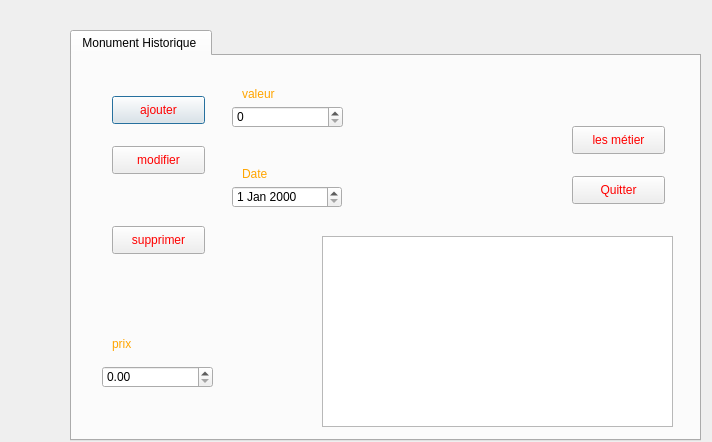
<?xml version="1.0" encoding="UTF-8"?>
<ui version="4.0">
 <class>bouton_monument</class>
 <widget class="QDialog" name="bouton_monument">
  <property name="geometry">
   <rect>
    <x>0</x>
    <y>0</y>
    <width>712</width>
    <height>442</height>
   </rect>
  </property>
  <property name="windowTitle">
   <string>Dialog</string>
  </property>
  <widget class="QTabWidget" name="tabWidget">
   <property name="geometry">
    <rect>
     <x>70</x>
     <y>30</y>
     <width>631</width>
     <height>411</height>
    </rect>
   </property>
   <property name="currentIndex">
    <number>0</number>
   </property>
   <widget class="QWidget" name="tab_2">
    <attribute name="title">
     <string>Monument Historique </string>
    </attribute>
    <widget class="QPushButton" name="ajouter_2">
     <property name="geometry">
      <rect>
       <x>40</x>
       <y>40</y>
       <width>93</width>
       <height>28</height>
      </rect>
     </property>
     <property name="styleSheet">
      <string notr="true">color:red;</string>
     </property>
     <property name="text">
      <string>ajouter</string>
     </property>
    </widget>
    <widget class="QPushButton" name="modifer_2">
     <property name="geometry">
      <rect>
       <x>40</x>
       <y>90</y>
       <width>93</width>
       <height>28</height>
      </rect>
     </property>
     <property name="styleSheet">
      <string notr="true">color:red;</string>
     </property>
     <property name="text">
      <string>modifier</string>
     </property>
    </widget>
    <widget class="QPushButton" name="supprimer_2">
     <property name="geometry">
      <rect>
       <x>40</x>
       <y>170</y>
       <width>93</width>
       <height>28</height>
      </rect>
     </property>
     <property name="styleSheet">
      <string notr="true">color:red;</string>
     </property>
     <property name="text">
      <string>supprimer</string>
     </property>
    </widget>
    <widget class="QPushButton" name="metier">
     <property name="geometry">
      <rect>
       <x>500</x>
       <y>70</y>
       <width>93</width>
       <height>28</height>
      </rect>
     </property>
     <property name="styleSheet">
      <string notr="true">color:red;</string>
     </property>
     <property name="text">
      <string>les métier</string>
     </property>
    </widget>
    <widget class="QPushButton" name="quitter">
     <property name="geometry">
      <rect>
       <x>500</x>
       <y>120</y>
       <width>93</width>
       <height>28</height>
      </rect>
     </property>
     <property name="styleSheet">
      <string notr="true">color:red;</string>
     </property>
     <property name="text">
      <string>Quitter</string>
     </property>
    </widget>
    <widget class="QDateEdit" name="dateEdit">
     <property name="geometry">
      <rect>
       <x>160</x>
       <y>130</y>
       <width>110</width>
       <height>22</height>
      </rect>
     </property>
    </widget>
    <widget class="QDoubleSpinBox" name="doubleSpinBox">
     <property name="geometry">
      <rect>
       <x>30</x>
       <y>310</y>
       <width>111</width>
       <height>22</height>
      </rect>
     </property>
    </widget>
    <widget class="QSpinBox" name="spinBox">
     <property name="geometry">
      <rect>
       <x>160</x>
       <y>50</y>
       <width>111</width>
       <height>22</height>
      </rect>
     </property>
    </widget>
    <widget class="QTableView" name="tableView">
     <property name="geometry">
      <rect>
       <x>250</x>
       <y>180</y>
       <width>351</width>
       <height>191</height>
      </rect>
     </property>
    </widget>
    <widget class="QLabel" name="label_3">
     <property name="geometry">
      <rect>
       <x>40</x>
       <y>280</y>
       <width>55</width>
       <height>16</height>
      </rect>
     </property>
     <property name="styleSheet">
      <string notr="true">color:orange;</string>
     </property>
     <property name="text">
      <string>prix</string>
     </property>
    </widget>
    <widget class="QLabel" name="label_4">
     <property name="geometry">
      <rect>
       <x>170</x>
       <y>30</y>
       <width>71</width>
       <height>16</height>
      </rect>
     </property>
     <property name="styleSheet">
      <string notr="true">color:orange</string>
     </property>
     <property name="text">
      <string>valeur</string>
     </property>
    </widget>
    <widget class="QLabel" name="label_5">
     <property name="geometry">
      <rect>
       <x>170</x>
       <y>110</y>
       <width>55</width>
       <height>16</height>
      </rect>
     </property>
     <property name="styleSheet">
      <string notr="true">color:orange;</string>
     </property>
     <property name="text">
      <string>Date</string>
     </property>
    </widget>
   </widget>
  </widget>
 </widget>
 <resources/>
 <connections/>
</ui>
